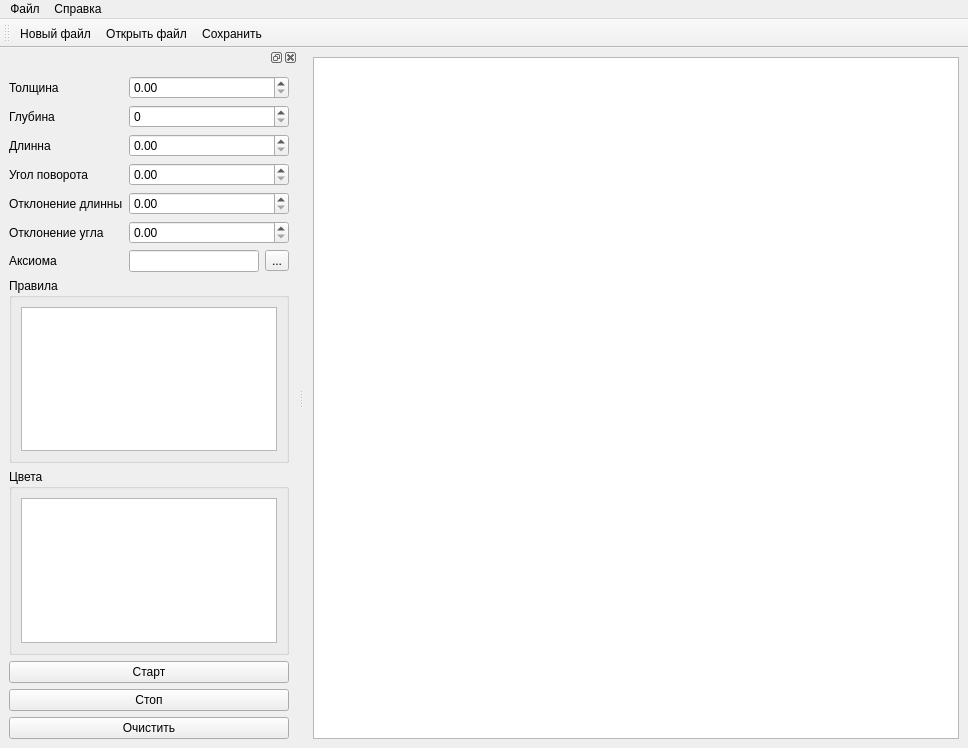
<?xml version="1.0" encoding="UTF-8"?>
<ui version="4.0">
 <class>MainWindow</class>
 <widget class="QMainWindow" name="MainWindow">
  <property name="geometry">
   <rect>
    <x>0</x>
    <y>0</y>
    <width>968</width>
    <height>748</height>
   </rect>
  </property>
  <property name="windowTitle">
   <string>Fractal-Pattern-Generator</string>
  </property>
  <property name="windowIcon">
   <iconset resource="../icons/resources.qrc">
    <normaloff>:/icons/icons/icons8-python-240.png</normaloff>:/icons/icons/icons8-python-240.png</iconset>
  </property>
  <property name="toolButtonStyle">
   <enum>Qt::ToolButtonTextUnderIcon</enum>
  </property>
  <widget class="QWidget" name="central_widget">
   <layout class="QVBoxLayout" name="verticalLayout">
    <item>
     <widget class="QGraphicsView" name="graphics_View"/>
    </item>
   </layout>
  </widget>
  <widget class="QDockWidget" name="dock_Widget">
   <property name="windowIcon">
    <iconset>
     <normaloff>:/icons/icons8-ящик-для-инструментов-240.png</normaloff>:/icons/icons8-ящик-для-инструментов-240.png</iconset>
   </property>
   <property name="allowedAreas">
    <set>Qt::LeftDockWidgetArea|Qt::RightDockWidgetArea</set>
   </property>
   <attribute name="dockWidgetArea">
    <number>1</number>
   </attribute>
   <widget class="QWidget" name="dock_Widget_Contents">
    <layout class="QVBoxLayout" name="verticalLayout_2">
     <item>
      <layout class="QFormLayout" name="form_layout">
       <item row="0" column="0">
        <widget class="QLabel" name="label_line_width">
         <property name="text">
          <string>Толщина</string>
         </property>
        </widget>
       </item>
       <item row="0" column="1">
        <widget class="QDoubleSpinBox" name="line_width">
         <property name="maximum">
          <double>1000.000000000000000</double>
         </property>
        </widget>
       </item>
       <item row="1" column="0">
        <widget class="QLabel" name="label">
         <property name="text">
          <string>Глубина</string>
         </property>
        </widget>
       </item>
       <item row="1" column="1">
        <widget class="QSpinBox" name="number_of_iter"/>
       </item>
       <item row="2" column="0">
        <widget class="QLabel" name="label_2">
         <property name="text">
          <string>Длинна</string>
         </property>
        </widget>
       </item>
       <item row="2" column="1">
        <widget class="QDoubleSpinBox" name="line_length">
         <property name="maximum">
          <double>10000.000000000000000</double>
         </property>
        </widget>
       </item>
       <item row="3" column="0">
        <widget class="QLabel" name="label_3">
         <property name="text">
          <string>Угол поворота</string>
         </property>
        </widget>
       </item>
       <item row="3" column="1">
        <widget class="QDoubleSpinBox" name="rotation_angle">
         <property name="maximum">
          <double>10000.000000000000000</double>
         </property>
        </widget>
       </item>
       <item row="4" column="0">
        <widget class="QLabel" name="label_4">
         <property name="text">
          <string>Отклонение длинны</string>
         </property>
        </widget>
       </item>
       <item row="4" column="1">
        <widget class="QDoubleSpinBox" name="length_deviation">
         <property name="maximum">
          <double>10000.000000000000000</double>
         </property>
        </widget>
       </item>
       <item row="5" column="0">
        <widget class="QLabel" name="label_5">
         <property name="text">
          <string>Отклонение угла</string>
         </property>
        </widget>
       </item>
       <item row="5" column="1">
        <widget class="QDoubleSpinBox" name="rotation_angle_deviation">
         <property name="maximum">
          <double>10000.000000000000000</double>
         </property>
        </widget>
       </item>
       <item row="6" column="0">
        <widget class="QLabel" name="label_6">
         <property name="text">
          <string>Аксиома</string>
         </property>
        </widget>
       </item>
       <item row="6" column="1">
        <layout class="QHBoxLayout" name="horizontalLayout">
         <item>
          <widget class="QLineEdit" name="axiom">
           <property name="text">
            <string/>
           </property>
           <property name="clearButtonEnabled">
            <bool>true</bool>
           </property>
          </widget>
         </item>
         <item>
          <widget class="QToolButton" name="text_editing">
           <property name="text">
            <string>...</string>
           </property>
          </widget>
         </item>
        </layout>
       </item>
      </layout>
     </item>
     <item>
      <widget class="QGroupBox" name="groupBox">
       <property name="title">
        <string>Правила</string>
       </property>
       <layout class="QVBoxLayout" name="_3">
        <item>
         <widget class="MText_list_Widget" name="rules_list">
          <property name="contextMenuPolicy">
           <enum>Qt::CustomContextMenu</enum>
          </property>
          <property name="dragDropMode">
           <enum>QAbstractItemView::InternalMove</enum>
          </property>
         </widget>
        </item>
       </layout>
      </widget>
     </item>
     <item>
      <widget class="QGroupBox" name="groupBox_2">
       <property name="title">
        <string>Цвета</string>
       </property>
       <layout class="QVBoxLayout" name="_2">
        <item>
         <widget class="MColor_list_Widget" name="colors_list">
          <property name="contextMenuPolicy">
           <enum>Qt::CustomContextMenu</enum>
          </property>
          <property name="dragDropMode">
           <enum>QAbstractItemView::InternalMove</enum>
          </property>
         </widget>
        </item>
       </layout>
      </widget>
     </item>
     <item>
      <widget class="QPushButton" name="start_button">
       <property name="text">
        <string>Старт</string>
       </property>
       <property name="icon">
        <iconset resource="../icons/resources.qrc">
         <normaloff>:/icons/icons/icons8-start-96.png</normaloff>:/icons/icons/icons8-start-96.png</iconset>
       </property>
       <property name="iconSize">
        <size>
         <width>24</width>
         <height>24</height>
        </size>
       </property>
      </widget>
     </item>
     <item>
      <widget class="QPushButton" name="stop_button">
       <property name="text">
        <string>Стоп</string>
       </property>
       <property name="icon">
        <iconset resource="../icons/resources.qrc">
         <normaloff>:/icons/icons/icons8-stop-96.png</normaloff>:/icons/icons/icons8-stop-96.png</iconset>
       </property>
       <property name="iconSize">
        <size>
         <width>24</width>
         <height>24</height>
        </size>
       </property>
      </widget>
     </item>
     <item>
      <widget class="QPushButton" name="clear_button">
       <property name="text">
        <string>Очистить</string>
       </property>
       <property name="icon">
        <iconset resource="../icons/resources.qrc">
         <normaloff>:/icons/icons/icons8-delete-240.png</normaloff>:/icons/icons/icons8-delete-240.png</iconset>
       </property>
       <property name="iconSize">
        <size>
         <width>24</width>
         <height>24</height>
        </size>
       </property>
      </widget>
     </item>
    </layout>
   </widget>
  </widget>
  <widget class="QMenuBar" name="menuBar">
   <property name="geometry">
    <rect>
     <x>0</x>
     <y>0</y>
     <width>968</width>
     <height>22</height>
    </rect>
   </property>
   <widget class="QMenu" name="file_menu">
    <property name="title">
     <string>Файл</string>
    </property>
    <widget class="QMenu" name="menu_3">
     <property name="title">
      <string>Недавно открытые</string>
     </property>
     <property name="icon">
      <iconset resource="../icons/resources.qrc">
       <normaloff>:/icons/icons/icons8-history-folder-96.png</normaloff>:/icons/icons/icons8-history-folder-96.png</iconset>
     </property>
    </widget>
    <addaction name="action_new_file"/>
    <addaction name="action_open_file"/>
    <addaction name="menu_3"/>
    <addaction name="separator"/>
    <addaction name="action_save_file"/>
    <addaction name="action_save_file_as"/>
    <addaction name="action_save_image"/>
    <addaction name="separator"/>
    <addaction name="action_escape"/>
   </widget>
   <widget class="QMenu" name="about_menu">
    <property name="title">
     <string>Справка</string>
    </property>
    <addaction name="action_about_Qt"/>
    <addaction name="action_about_program"/>
   </widget>
   <addaction name="file_menu"/>
   <addaction name="about_menu"/>
  </widget>
  <widget class="QToolBar" name="tool_Bar">
   <property name="windowTitle">
    <string>toolBar</string>
   </property>
   <attribute name="toolBarArea">
    <enum>TopToolBarArea</enum>
   </attribute>
   <attribute name="toolBarBreak">
    <bool>false</bool>
   </attribute>
   <addaction name="action_new_file_2"/>
   <addaction name="action_open_file_2"/>
   <addaction name="action_save_file_2"/>
  </widget>
  <action name="action_open_file">
   <property name="icon">
    <iconset resource="../icons/resources.qrc">
     <normaloff>:/icons/icons/icons8-opened-folder-240.png</normaloff>:/icons/icons/icons8-opened-folder-240.png</iconset>
   </property>
   <property name="text">
    <string>Открыть</string>
   </property>
  </action>
  <action name="action_save_file">
   <property name="icon">
    <iconset resource="../icons/resources.qrc">
     <normaloff>:/icons/icons/icons8-save-96.png</normaloff>:/icons/icons/icons8-save-96.png</iconset>
   </property>
   <property name="text">
    <string>Сохранить</string>
   </property>
  </action>
  <action name="action_save_file_as">
   <property name="icon">
    <iconset resource="../icons/resources.qrc">
     <normaloff>:/icons/icons/icons8-save-as-96.png</normaloff>:/icons/icons/icons8-save-as-96.png</iconset>
   </property>
   <property name="text">
    <string>Сохранить как...</string>
   </property>
  </action>
  <action name="action_save_image">
   <property name="icon">
    <iconset resource="../icons/resources.qrc">
     <normaloff>:/icons/icons/icons8-файл-изображения-240.png</normaloff>:/icons/icons/icons8-файл-изображения-240.png</iconset>
   </property>
   <property name="text">
    <string>Сохрнить изображение</string>
   </property>
  </action>
  <action name="action_escape">
   <property name="icon">
    <iconset resource="../icons/resources.qrc">
     <normaloff>:/icons/icons/icons8-logout-96.png</normaloff>:/icons/icons/icons8-logout-96.png</iconset>
   </property>
   <property name="text">
    <string>Выход</string>
   </property>
   <property name="menuRole">
    <enum>QAction::QuitRole</enum>
   </property>
  </action>
  <action name="action_about_Qt">
   <property name="icon">
    <iconset resource="../icons/resources.qrc">
     <normaloff>:/icons/icons/Qt_logo_neon_2022.svg.png</normaloff>:/icons/icons/Qt_logo_neon_2022.svg.png</iconset>
   </property>
   <property name="text">
    <string>О Qt</string>
   </property>
   <property name="menuRole">
    <enum>QAction::AboutQtRole</enum>
   </property>
  </action>
  <action name="action_new_file">
   <property name="icon">
    <iconset resource="../icons/resources.qrc">
     <normaloff>:/icons/icons/icons8-файл-240.png</normaloff>:/icons/icons/icons8-файл-240.png</iconset>
   </property>
   <property name="text">
    <string>Новый</string>
   </property>
  </action>
  <action name="action_new_file_2">
   <property name="icon">
    <iconset resource="../icons/resources.qrc">
     <normaloff>:/icons/icons/icons8-файл-240.png</normaloff>:/icons/icons/icons8-файл-240.png</iconset>
   </property>
   <property name="text">
    <string>Новый файл</string>
   </property>
   <property name="toolTip">
    <string>Новый файл</string>
   </property>
  </action>
  <action name="action_open_file_2">
   <property name="icon">
    <iconset resource="../icons/resources.qrc">
     <normaloff>:/icons/icons/icons8-opened-folder-240.png</normaloff>:/icons/icons/icons8-opened-folder-240.png</iconset>
   </property>
   <property name="text">
    <string>Открыть файл</string>
   </property>
   <property name="toolTip">
    <string>Открыть файл</string>
   </property>
   <property name="menuRole">
    <enum>QAction::TextHeuristicRole</enum>
   </property>
  </action>
  <action name="action_save_file_2">
   <property name="icon">
    <iconset resource="../icons/resources.qrc">
     <normaloff>:/icons/icons/icons8-save-96.png</normaloff>:/icons/icons/icons8-save-96.png</iconset>
   </property>
   <property name="text">
    <string>Сохранить</string>
   </property>
   <property name="toolTip">
    <string>Сохранить</string>
   </property>
  </action>
  <action name="action_about_program">
   <property name="icon">
    <iconset resource="../icons/resources.qrc">
     <normaloff>:/icons/icons/icons8-info-240.png</normaloff>:/icons/icons/icons8-info-240.png</iconset>
   </property>
   <property name="text">
    <string>О программе</string>
   </property>
  </action>
 </widget>
 <customwidgets>
  <customwidget>
   <class>MText_list_Widget</class>
   <extends>QListWidget</extends>
   <header>MWidgets.MList_Widgets.MText_list_Widget</header>
   <slots>
    <slot>show_menu(QPoint)</slot>
   </slots>
  </customwidget>
  <customwidget>
   <class>MColor_list_Widget</class>
   <extends>QListWidget</extends>
   <header>MWidgets.MList_Widgets.MColor_list_Widget</header>
   <slots>
    <slot>show_menu(QPoint)</slot>
   </slots>
  </customwidget>
 </customwidgets>
 <resources>
  <include location="../icons/resources.qrc"/>
 </resources>
 <connections/>
</ui>
